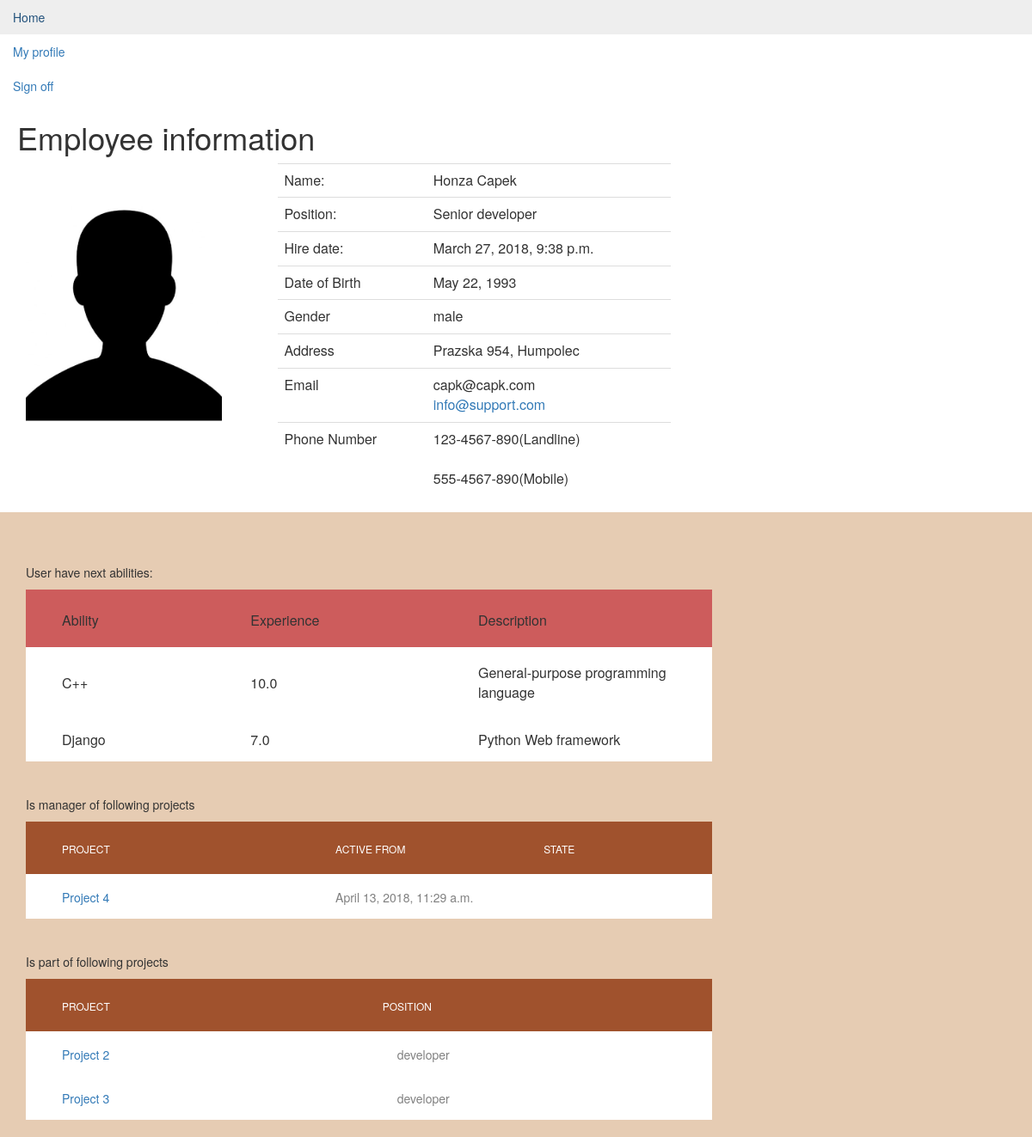
The page /dp/employee/3 (signed in) on the database as committed earlier.
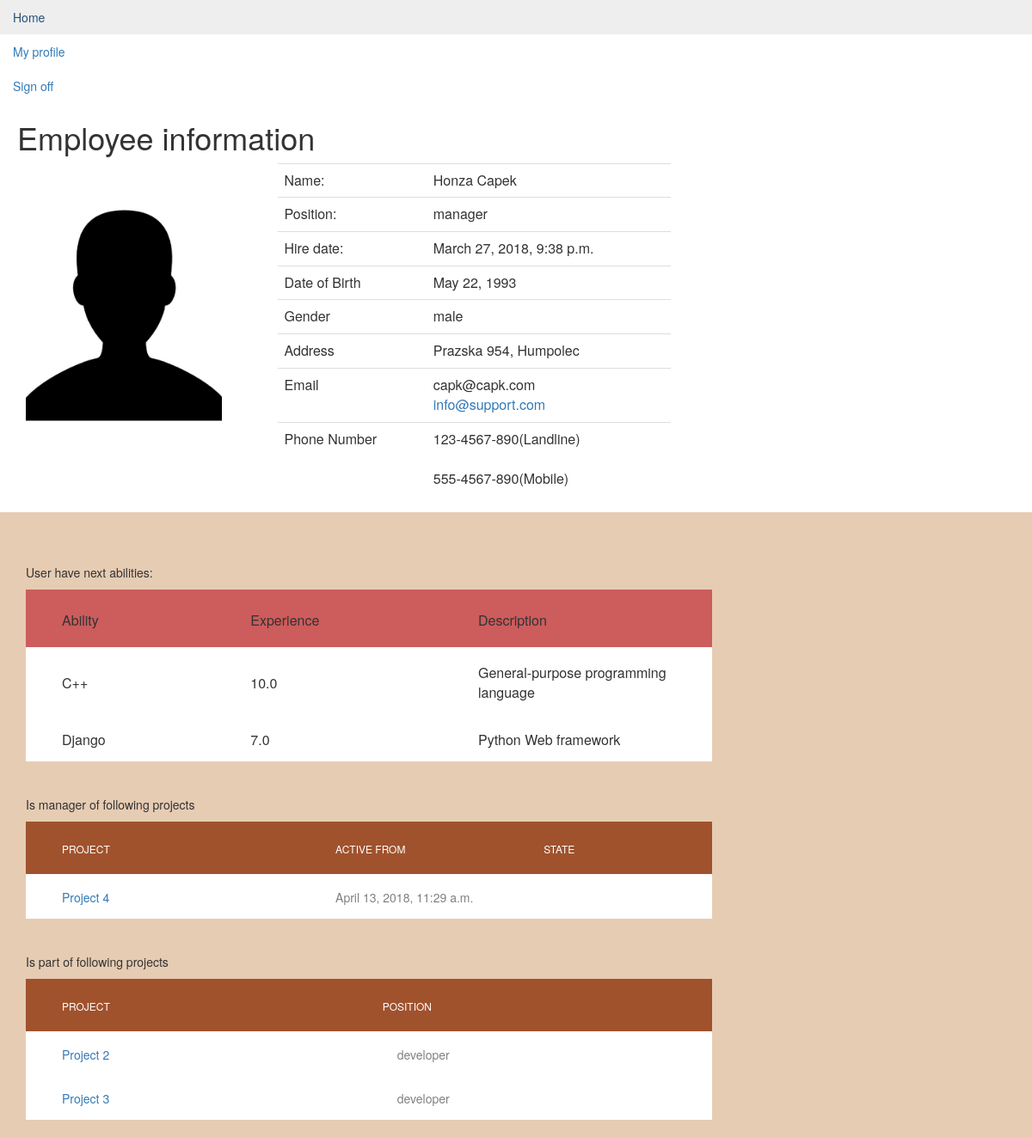
The same page on the database as committed later.
### dp/models.py (models this page shows, shortened)
class Employee(models.Model):
    user = models.OneToOneField(User, on_delete=models.CASCADE)
    position = models.CharField(max_length=200)
    address = models.CharField(max_length=200)
    birthday = models.DateField()
    photo = models.FileField( blank=True, null=True)
    salary = models.DecimalField(max_digits =9, decimal_places=2, null=True)
    GENDER_VALUES = (
        ('male', 'Male'),
        ('female', 'Female'),
    )
    gender = models.CharField(max_length=6, choices=GENDER_VALUES)

### dp/views.py (the view)
# urls.py: path('employee/<int:employee_id>', views.employee_detail, name='employee_detail'),
@login_required
def employee_detail(request, employee_id):
    employee = get_object_or_404(Employee, pk=employee_id)
    return render(request, 'dp/employee_detail.html',
                  {'employee': employee, 'error_message': "You didn't select a choice."})

### templates/dp/employee_detail.html (shortened to what the changed rows need)
{% extends "dp/base.html" %}
{% block title %}
    <h1>Employee information</h1>
{% endblock %}
{% block content %}
    {% load static %}
    <link rel="stylesheet" type="text/css" href="{% static 'dp/css/index.css' %}"/>
    <div class="container">
        <div class="row">
            <div class="col-sm-5">
                <table class="table table-user-information">
                    <tbody>
                    <tr>
                        <td>Name:</td>
                        <td>
                            {{ employee.user.first_name }} {{ employee.user.last_name }}
                        </td>
                    </tr>
                    <tr>
                        <td>Position:</td>
                        <td>
                            {{ employee.position }}
                        </td>
                    </tr>
                    <tr>
                        <td>Hire date:</td>
                        <td>
                            {{ employee.user.date_joined }}
                        </td>
                    </tr>
                    <tr>
                        <td>Date of Birth</td>
                        <td>
                            {{ employee.birthday }}
                        </td>
                    </tr>
                    <tr>
                    <tr>
                        <td>Gender</td>
                        <td>{{ employee.gender }}</td>
                    </tr>
                    <tr>
                        <td>Address</td>
                        <td>
                            {{ employee.address }}
                        </td>
                    </tr>
                    <tr>
                        <td>Email</td>
                        <td>
                            {{ employee.user.email }}
                            <br>
                            <a href="mailto:info@support.com">info@support.com</a>
                        </td>
                    </tr>
                    </tr>
                    </tbody>
                </table>
            </div>
        </div>
    </div>
    <div class="limiter">
        <div class="container-table100">
            <div class="wrap-table100">
                {% if employee.memberability_set.all and user.is_authenticated   and not user.employee.id == employee.id%}
                    {% if user.is_superuser or user.employee.position == "manager" %}
                        <br>
                        <br>
                        <table data-vertable="ver1">
                            <thead>
                            <tr class="row100 head">
                                <th class="column100 column1" data-column="column1">Ability</th>
                                <th class="column100 column2" data-column="column2">Experience</th>
                                <th class="column100 column3" data-column="column3">Description</th>
                            </tr>
                            </thead>
                        </table>
                    {% endif %}
                {% endif %}
                {% if employee.project_set.all %}
                    <br>
                    <br>
                    <div class="table100 ver1 m-b-110">
                        <table data-vertable="ver1">
                            <thead>
                            <tr class="row100 head">
                                <th class="column100 column1" data-column="column1">Project</th>
                                <th class="column100 column2" data-column="column2">Active from</th>
                                <th class="column100 column3" data-column="column3">State</th>
                            </tr>
                            </thead>
                        </table>
                    </div>
                {% endif %}
                {% if employee.projectmember_set.all %}
                    <br>
                    <br>
                    <div class="table100 ver1 m-b-110">
                        <table data-vertable="ver1">
                            <thead>
                            <tr class="row100 head">
                                <th class="column100 column1" data-column="column1">Project</th>
                                <th class="column100 column2" data-column="column2">Position</th>
                            </tr>
                            </thead>
                        </table>
                    </div>
                {% endif %}
            </div>
        </div>
    </div>
{% endblock %}

Rows that differ between the two databases and show on the page:
changed Employee "male": position "Senior developer" → "manager"
